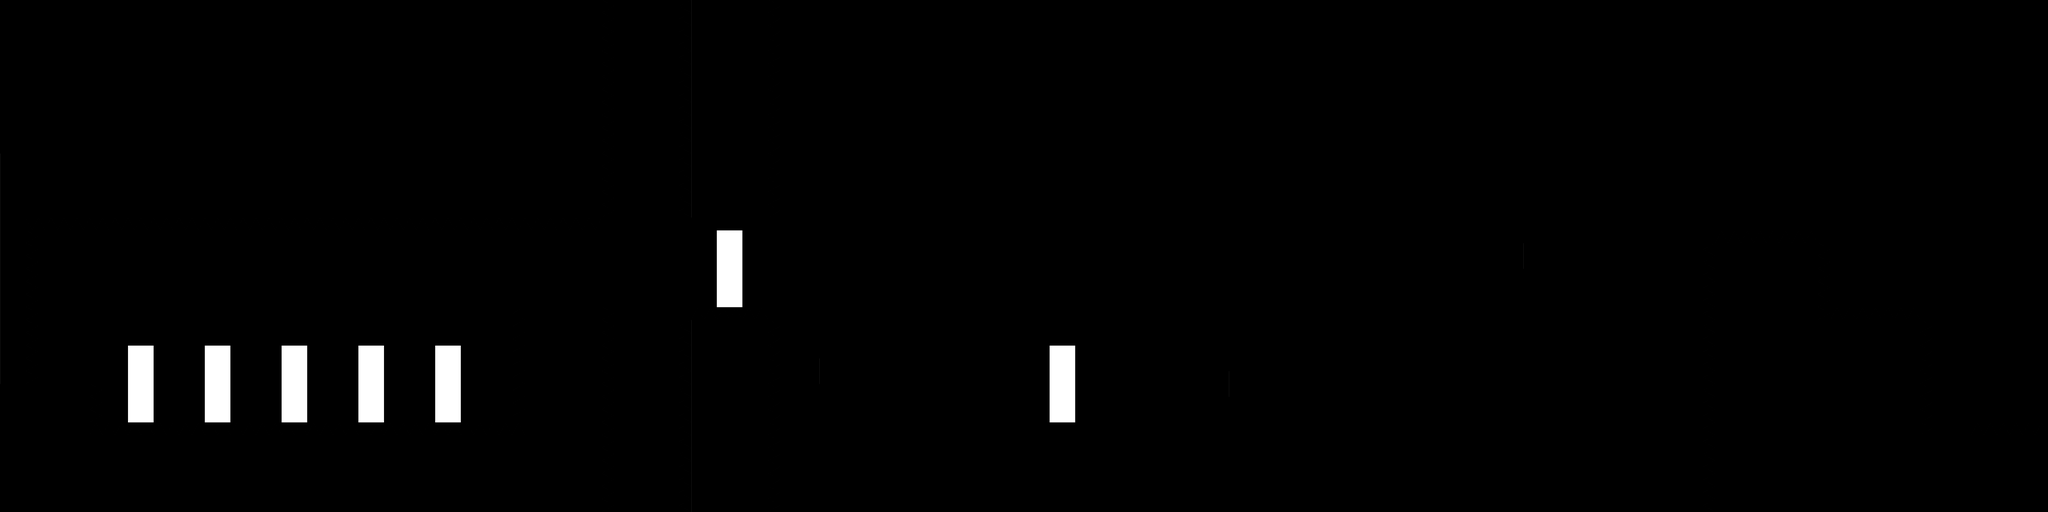

Tiled map render using the project's own tile images. Description and the map definition, with tile-layer contents summarised, below:
An orthogonal 160x40 tile map with 50x50 px tiles, 2 tile layers (Walls, Spikes), 13 tilesets and 31 objects (ninja, ground, portal).

<map version="1.0" orientation="orthogonal" renderorder="right-down" width="160" height="40" tilewidth="50" tileheight="50" nextobjectid="104">
 <tileset firstgid="1" name="plataforma3" tilewidth="100" tileheight="500">
  <image source="plataforma3.png" width="1320" height="1836" />
 </tileset>
 <tileset firstgid="40" name="plataforma3" tilewidth="300" tileheight="300">
  <image source="plataforma3.png" width="1320" height="1836" />
  <tile id="0">
   <properties>
    <property name="wall" value="1" />
   </properties>
  </tile>
 </tileset>
 <tileset firstgid="64" name="plataformaMovelVertical" tilewidth="300" tileheight="300">
  <image source="plataforma3.png" width="1320" height="1836" />
  <tile id="0">
   <properties>
    <property name="direction" value="4" />
    <property name="isMoveable" value="4" />
    <property name="speed" value="1" />
    <property name="wall" value="1" />
   </properties>
  </tile>
  <tile id="1">
   <properties>
    <property name="direction" value="4" />
    <property name="isMoveable" value="4" />
    <property name="speed" value="1" />
    <property name="wall" value="1" />
   </properties>
  </tile>
 </tileset>
 <tileset firstgid="88" name="Rotatable" tilewidth="100" tileheight="300">
  <image source="plataforma3G.png" width="1320" height="1836" />
  <tile id="0">
   <properties>
    <property name="isRotate" value="360" />
    <property name="wall" value="1" />
   </properties>
  </tile>
  <tile id="1">
   <properties>
    <property name="isRotate" value="-360" />
    <property name="wall" value="1" />
   </properties>
  </tile>
 </tileset>
 <tileset firstgid="166" name="plataforma3" tilewidth="100" tileheight="300">
  <image source="plataforma3.png" width="1320" height="1836" />
  <tile id="0">
   <properties>
    <property name="isRotate" value="360" />
    <property name="wall" value="1" />
   </properties>
  </tile>
  <tile id="1">
   <properties>
    <property name="isRotate" value="-360" />
    <property name="wall" value="1" />
   </properties>
  </tile>
 </tileset>
 <tileset firstgid="244" name="plataforma3" tilewidth="300" tileheight="100">
  <image source="plataforma3.png" width="1320" height="1836" />
  <tile id="0">
   <properties>
    <property name="direction" value="1" />
    <property name="isMoveable" value="5" />
    <property name="speed" value="1" />
    <property name="wall" value="1" />
   </properties>
  </tile>
  <tile id="1">
   <properties>
    <property name="direction" value="1" />
    <property name="isFaller" value="100" />
    <property name="isMoveable" value="5" />
    <property name="speed" value="1" />
    <property name="wall" value="1" />
   </properties>
  </tile>
 </tileset>
 <tileset firstgid="316" name="plataforma3" tilewidth="300" tileheight="100">
  <image source="plataforma3.png" width="1320" height="1836" />
  <tile id="0">
   <properties>
    <property name="direction" value="2" />
    <property name="isMoveable" value="10" />
    <property name="speed" value="1" />
    <property name="wall" value="1" />
   </properties>
  </tile>
 </tileset>
 <tileset firstgid="388" name="spikes" tilewidth="50" tileheight="50">
  <tile id="0">
   <properties>
    <property name="spike" value="1" />
   </properties>
   <image width="50" height="50" source="espinho_tile_direito.png" />
  </tile>
  <tile id="1">
   <properties>
    <property name="spike" value="3" />
   </properties>
   <image width="50" height="50" source="espinho_tile_esquerdo.png" />
  </tile>
  <tile id="2">
   <properties>
    <property name="spike" value="2" />
   </properties>
   <image width="50" height="50" source="espinho_tile_invertido.png" />
  </tile>
  <tile id="3">
   <properties>
    <property name="spike" value="0" />
   </properties>
   <image width="50" height="50" source="espinho_tile.png" />
  </tile>
 </tileset>
 <tileset firstgid="392" name="ultraPlataformaMovel" tilewidth="650" tileheight="1300">
  <image source="plataforma3.png" width="1320" height="1836" />
  <tile id="0">
   <properties>
    <property name="direction" value="4" />
    <property name="isMoveable" value="4" />
    <property name="speed" value="1" />
    <property name="wall" value="1" />
   </properties>
  </tile>
 </tileset>
 <tileset firstgid="394" name="espinho_tile" tilewidth="50" tileheight="50">
  <image source="espinho_tile.png" width="50" height="50" />
  <tile id="0">
   <properties>
    <property name="spike" value="0" />
   </properties>
  </tile>
 </tileset>
 <tileset firstgid="395" name="espinho_tile_direito" tilewidth="50" tileheight="50">
  <image source="espinho_tile_direito.png" width="50" height="50" />
  <tile id="0">
   <properties>
    <property name="spike" value="1" />
   </properties>
  </tile>
 </tileset>
 <tileset firstgid="396" name="espinho_tile_invertido" tilewidth="50" tileheight="50">
  <image source="espinho_tile_invertido.png" width="50" height="50" />
  <tile id="0">
   <properties>
    <property name="spike" value="2" />
   </properties>
  </tile>
 </tileset>
 <tileset firstgid="397" name="espinho_tile_esquerdo" tilewidth="50" tileheight="50">
  <image source="espinho_tile_esquerdo.png" width="50" height="50" />
  <tile id="0">
   <properties>
    <property name="spike" value="3" />
   </properties>
  </tile>
 </tileset>
 <layer name="Walls" width="160" height="40">
  <data>[6400 cells, 144 non-empty, 12 distinct tile ids]</data>
 </layer>
 <layer name="Spikes" width="160" height="40">
  <data>[6400 cells, 206 non-empty, 4 distinct tile ids]</data>
 </layer>
 <objectgroup name="Ninja">
  <object id="60" name="ninja" x="237.5" y="1250" />
 </objectgroup>
 <objectgroup name="Ground">
  <object id="59" name="ground" x="150" y="1850" />
 </objectgroup>
 <objectgroup name="Corpos">
  <object id="61" x="0" y="0" width="2350" height="850" />
  <object id="62" x="0" y="850" width="100" height="650" />
  <object id="63" x="0" y="1500" width="350" height="500" />
  <object id="64" x="350" y="1700" width="2000" height="300" />
  <object id="65" x="2050" y="1200" width="300" height="500" />
  <object id="66" x="2700" y="0" width="300" height="850" />
  <object id="67" x="2700" y="1250" width="300" height="750" />
  <object id="69" x="7500" y="1700" width="500" height="300" />
  <object id="73" x="6700" y="1250" width="800" height="750" />
  <object id="75" x="6700" y="950" width="400" height="300" />
 </objectgroup>
 <objectgroup name="Espinho">
  <object id="76" x="100" y="900" width="50" height="600" />
  <object id="77" x="100" y="850" width="2250" height="50" />
  <object id="78" x="350" y="1500" width="50" height="150" />
  <object id="79" x="350" y="1650" width="1700" height="50" />
  <object id="80" x="2000" y="1200" width="50" height="450" />
  <object id="83" x="2350" y="0" width="50" height="850" />
  <object id="84" x="2350" y="1200" width="50" height="800" />
  <object id="85" x="2650" y="0" width="50" height="850" />
  <object id="87" x="3000" y="0" width="50" height="850" />
  <object id="88" x="2700" y="1200" width="300" height="50" />
  <object id="89" x="2650" y="1250" width="50" height="750" />
  <object id="90" x="3000" y="1250" width="50" height="750" />
  <object id="92" x="6650" y="950" width="50" height="1050" />
  <object id="93" x="6700" y="900" width="400" height="50" />
  <object id="94" x="7100" y="950" width="50" height="300" />
  <object id="95" x="7150" y="1200" width="350" height="50" />
  <object id="96" x="7500" y="1250" width="50" height="450" />
  <object id="97" x="7700" y="1650" width="300" height="50" />
 </objectgroup>
 <objectgroup name="Portal">
  <object id="100" name="portal" x="7612.5" y="1587.5" />
 </objectgroup>
</map>
